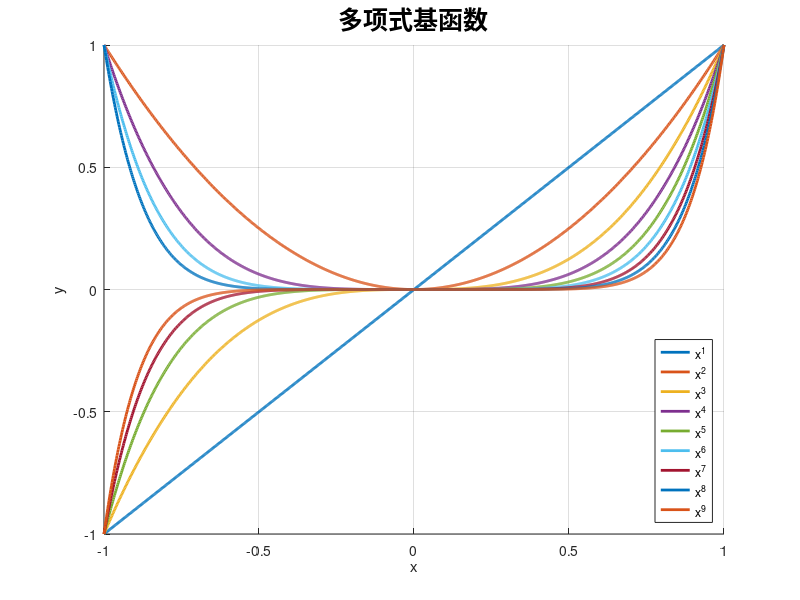

Write MATLAB code to recreate this figure.
% 定义 x 范围
x = linspace(-1, 1, 1000);

% 设置最大幂次
max_order = 9;

% 颜色映射（可选）
colors = lines(max_order);

% 新建图像
figure; hold on; grid on;
title('多项式基函数','FontSize', 18, 'FontWeight', 'bold', 'FontName', 'TimesRoman');
xlabel('x'); ylabel('y');
legend_entries = cell(max_order, 1);

% 绘制每一个幂函数
for n = 1:max_order
    y = x.^n;
    plot(x, y, 'LineWidth', 2, 'Color', colors(n,:));
    legend_entries{n} = ['x^', num2str(n)];
end

legend(legend_entries, 'Location', 'southeast');

exportgraphics(gcf, '多项式基函数.png', 'Resolution', 300);  % 高分辨率保存